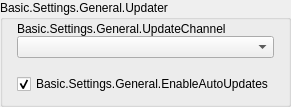
                 <widget class="QGroupBox" name="updateSettingsGroupBox">
                  <property name="sizePolicy">
                   <sizepolicy hsizetype="Expanding" vsizetype="Preferred">
                    <horstretch>0</horstretch>
                    <verstretch>0</verstretch>
                   </sizepolicy>
                  </property>
                  <property name="title">
                   <string>Basic.Settings.General.Updater</string>
                  </property>
                  <!-- BEGIN Preferences: Updates contents -->
                  <layout class="QVBoxLayout" name="ldePreferences_Updates_VerticalLayout">
                   <property name="spacing">
                    <number>0</number>
                   </property>
                   <property name="leftMargin">
                    <number>14</number>
                   </property>
                   <property name="topMargin">
                    <number>2</number>
                   </property>
                   <property name="rightMargin">
                    <number>14</number>
                   </property>
                   <property name="bottomMargin">
                    <number>10</number>
                   </property>
                   <!-- updateChannelLabel -->
                   <item>
                    <widget class="QLabel" name="updateChannelLabel">
                     <property name="text">
                      <string>Basic.Settings.General.UpdateChannel</string>
                     </property>
                     <property name="alignment">
                      <set>Qt::AlignLeft|Qt::AlignVCenter</set>
                     </property>
                     <property name="topMargin">
                      <number>0</number>
                     </property>
                     <property name="bottomMargin">
                      <number>5</number>
                     </property>
                    </widget>
                   </item>
                   <!-- updateChannelBox -->
                   <item>
                    <widget class="QComboBox" name="updateChannelBox">
                     <property name="sizePolicy">
                      <sizepolicy hsizetype="Expanding" vsizetype="Fixed">
                       <horstretch>0</horstretch>
                       <verstretch>0</verstretch>
                      </sizepolicy>
                     </property>
                     <property name="editable">
                      <bool>false</bool>
                     </property>
                     <property name="currentText">
                      <string/>
                     </property>
                     <property name="topMargin">
                      <number>0</number>
                     </property>
                     <property name="bottomMargin">
                      <number>0</number>
                     </property>
                    </widget>
                   </item>
                   <!-- ldePreferences_Updates_Spacer_1 -->
                   <item>
                    <spacer name="ldePreferences_Updates_Spacer_1">
                     <property name="orientation">
                      <enum>Qt::Vertical</enum>
                     </property>
                     <property name="sizeType">
                      <enum>QSizePolicy::Fixed</enum>
                     </property>
                     <property name="sizeHint" stdset="0">
                      <size>
                       <width>1</width>
                       <height>16</height>
                      </size>
                     </property>
                    </spacer>
                   </item>
                   <!-- enableAutoUpdates -->
                   <item>
                    <widget class="QCheckBox" name="enableAutoUpdates">
                     <property name="sizePolicy">
                      <sizepolicy hsizetype="Expanding" vsizetype="Fixed">
                       <horstretch>0</horstretch>
                       <verstretch>0</verstretch>
                      </sizepolicy>
                     </property>
                     <property name="text">
                      <string>Basic.Settings.General.EnableAutoUpdates</string>
                     </property>
                     <property name="checked">
                      <bool>true</bool>
                     </property>
                    </widget>
                   </item>
                  </layout>
                  <!-- END Preferences: Updates contents -->
                 </widget>
